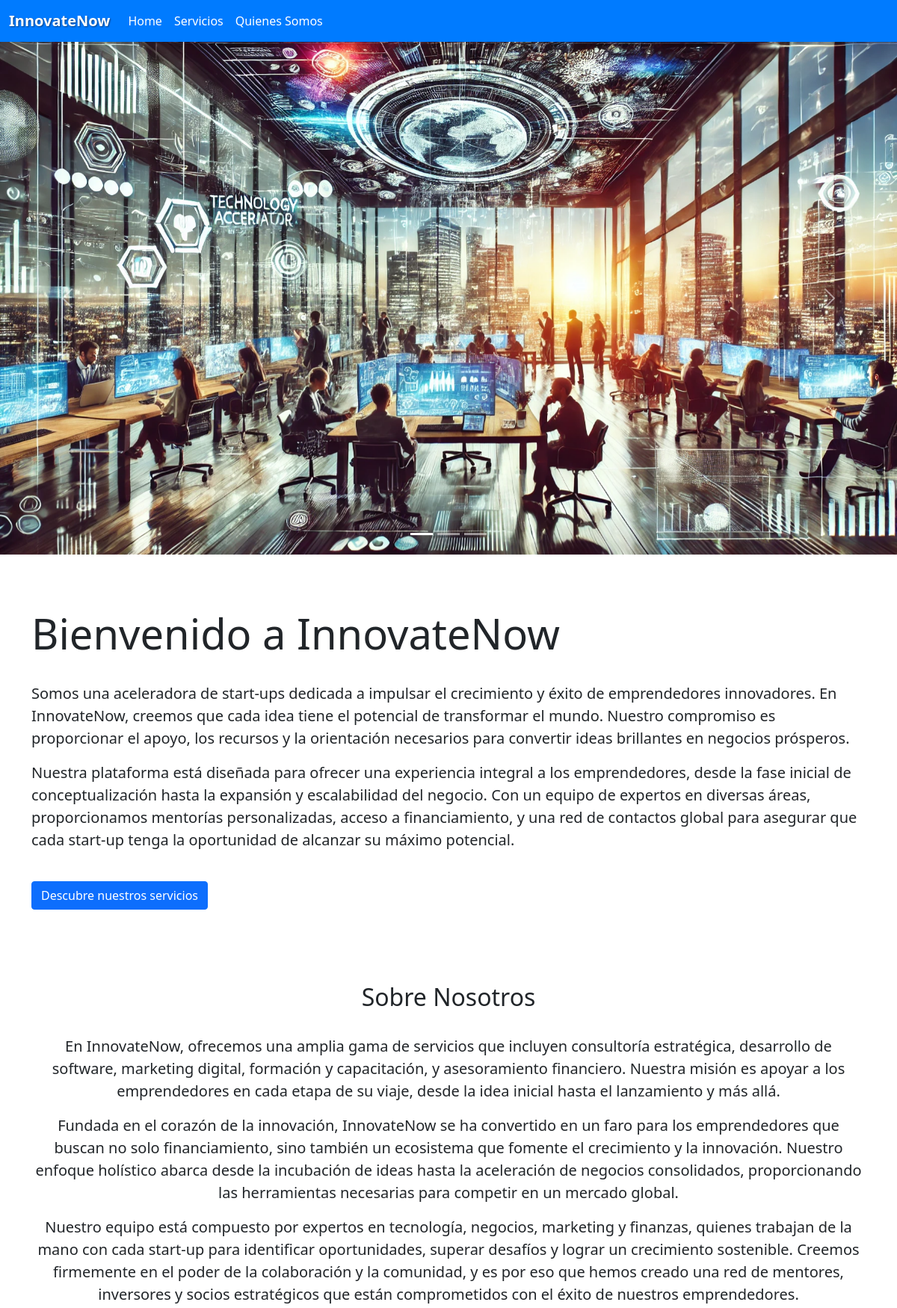
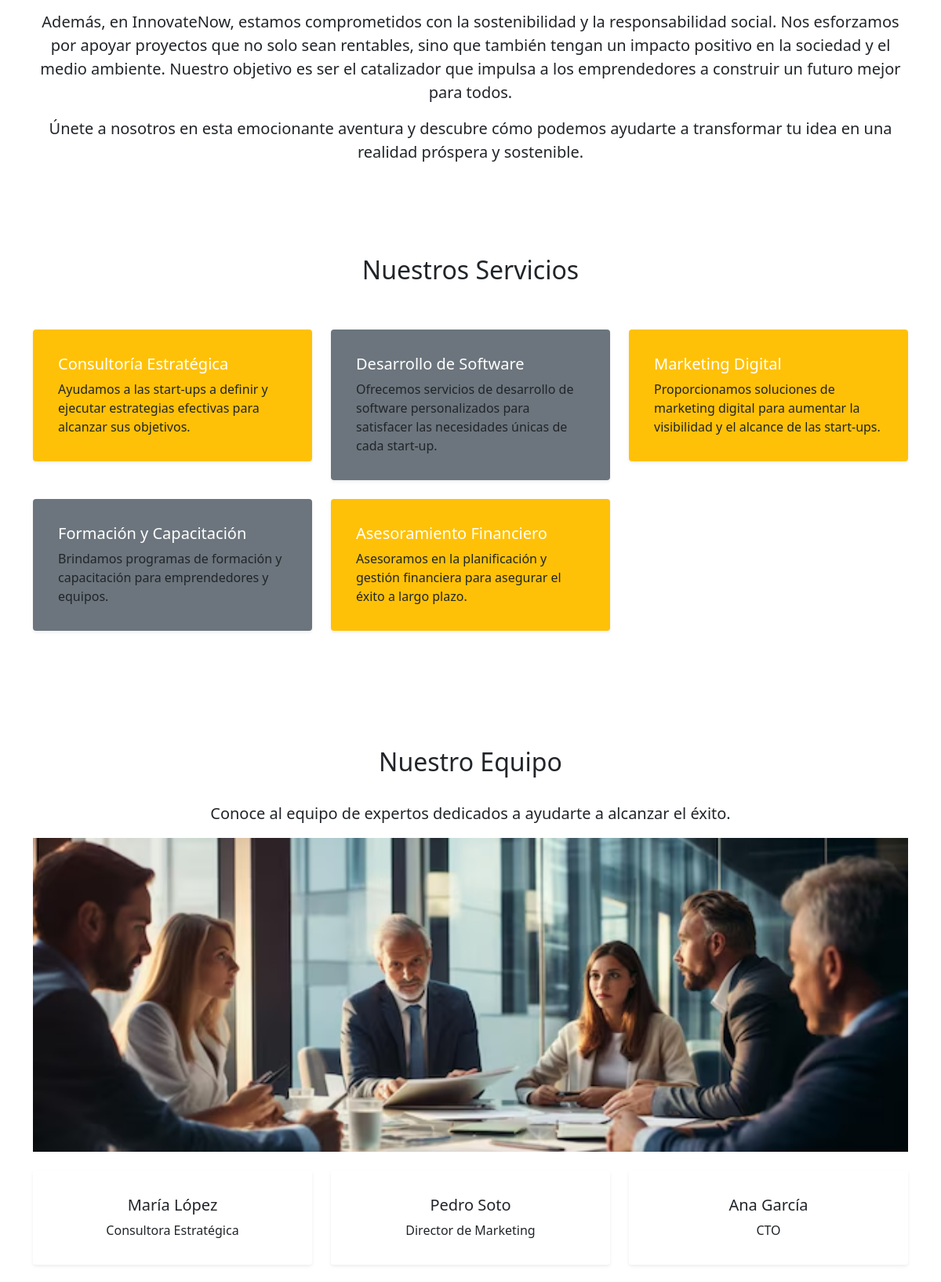
The page /empresa/index (upper part) on the database its author committed (2 pictures, top to bottom).
### empresa/models.py (models this page shows)
class Navbar(models.Model):
    id_navbar = models.AutoField(db_column="idNavbar", primary_key=True)
    nombre = models.CharField(max_length=50)
    url = models.CharField(max_length=100)

### empresa/views.py (the view)
# urls.py: path('index', views.index, name="index"),
def index(request):
    Navbars = Navbar.objects.all()
    context = {
        "Navbars": Navbars
    }
    return render (request, 'empresa/index.html', context)

### empresa/templates/empresa/index.html (shortened to what this page needs)
{% load static %}
<!DOCTYPE html>
<html lang="es">
<head>
    <link href="https://cdn.jsdelivr.net/npm/bootstrap@5.0.2/dist/css/bootstrap.min.css" rel="stylesheet">
    <link rel="stylesheet" href="https://cdnjs.cloudflare.com/ajax/libs/bootstrap-icons/1.8.1/font/bootstrap-icons.min.css">
    <link href="{% static 'css/index.css' %}" rel="stylesheet">
</head>
<body>
    {% load static %}
    <nav class="navbar navbar-expand-lg navbar-custom">
        <div class="container-fluid">
            <a class="navbar-brand" href="index">InnovateNow</a>
            <div class="collapse navbar-collapse" id="navbarNav">
                <ul class="navbar-nav">
                    {% for Navbar in Navbars %}
                    <li class="nav-item">
                        <a class="nav-link" href="{{ Navbar.url }}">{{ Navbar.nombre }}</a>
                    </li>
                    {% endfor %}
                </ul>
            </div>
        </div>
    </nav>
    <div id="carouselExampleIndicators" class="carousel slide" data-bs-ride="carousel">
        <div class="carousel-indicators">
            <button type="button" data-bs-target="#carouselExampleIndicators" data-bs-slide-to="0" class="active" aria-current="true" aria-label="Slide 1"></button>
            <button type="button" data-bs-target="#carouselExampleIndicators" data-bs-slide-to="1" aria-label="Slide 2"></button>
            <button type="button" data-bs-target="#carouselExampleIndicators" data-bs-slide-to="2" aria-label="Slide 3"></button>
        </div>
        <div class="carousel-inner">
            <div class="carousel-item active">
                <img src="{% static 'imagenes/fondo.png' %}" class="d-block w-100" alt="foto X">
            </div>
        </div>
        <button class="carousel-control-prev" type="button" data-bs-target="#carouselExampleIndicators" data-bs-slide="prev">
            <span class="carousel-control-prev-icon" aria-hidden="true"></span>
        </button>
        <button class="carousel-control-next" type="button" data-bs-target="#carouselExampleIndicators" data-bs-slide="next">
            <span class="carousel-control-next-icon" aria-hidden="true"></span>
        </button>
    </div>
    <header class="hero-section">
        <div class="container content">
            <br><br><br>
            <h1 class="display-4">Bienvenido a InnovateNow</h1><br>
            <p class="lead">Somos una aceleradora de start-ups dedicada a impulsar el crecimiento y éxito de emprendedores innovadores. En InnovateNow, creemos que cada idea tiene el potencial de transformar el mundo. Nuestro compromiso es proporcionar el apoyo, los recursos y la orientación necesarios para convertir ideas brillantes en negocios prósperos.</p>
            <p class="lead">Nuestra plataforma está diseñada para ofrecer una experiencia integral a los emprendedores, desde la fase inicial de conceptualización hasta la expansión y escalabilidad del negocio. Con un equipo de expertos en diversas áreas, proporcionamos mentorías personalizadas, acceso a financiamiento, y una red de contactos global para asegurar que cada start-up tenga la oportunidad de alcanzar su máximo potencial.</p>
           <br> <a href="#services" class="btn btn-primary">Descubre nuestros servicios</a>
        </div>
    </header>
    <main class="container my-5">
        <section id="about" class="feature text-center">
            <h2>Sobre Nosotros</h2><br>
            <p class="lead">En InnovateNow, ofrecemos una amplia gama de servicios que incluyen consultoría estratégica, desarrollo de software, marketing digital, formación y capacitación, y asesoramiento financiero. Nuestra misión es apoyar a los emprendedores en cada etapa de su viaje, desde la idea inicial hasta el lanzamiento y más allá.</p>
            <p class="lead">Fundada en el corazón de la innovación, InnovateNow se ha convertido en un faro para los emprendedores que buscan no solo financiamiento, sino también un ecosistema que fomente el crecimiento y la innovación. Nuestro enfoque holístico abarca desde la incubación de ideas hasta la aceleración de negocios consolidados, proporcionando las herramientas necesarias para competir en un mercado global.</p>
            <p class="lead">Nuestro equipo está compuesto por expertos en tecnología, negocios, marketing y finanzas, quienes trabajan de la mano con cada start-up para identificar oportunidades, superar desafíos y lograr un crecimiento sostenible. Creemos firmemente en el poder de la colaboración y la comunidad, y es por eso que hemos creado una red de mentores, inversores y socios estratégicos que están comprometidos con el éxito de nuestros emprendedores.</p>
            <p class="lead">Además, en InnovateNow, estamos comprometidos con la sostenibilidad y la responsabilidad social. Nos esforzamos por apoyar proyectos que no solo sean rentables, sino que también tengan un impacto positivo en la sociedad y el medio ambiente. Nuestro objetivo es ser el catalizador que impulsa a los emprendedores a construir un futuro mejor para todos.</p>
            <p class="lead">Únete a nosotros en esta emocionante aventura y descubre cómo podemos ayudarte a transformar tu idea en una realidad próspera y sostenible.</p>
        </section>
        <section id="services" class="feature">
            <h2 class="text-center">Nuestros Servicios</h2><br><br>
            <div class="row">
                <div class="col-md-4">
                    <div class="card mb-4 shadow-sm bg-warning">
                        <div class="card-body">
                            <h5 class="card-title text-white">Consultoría Estratégica</h5>
                            <p class="card-text">Ayudamos a las start-ups a definir y ejecutar estrategias efectivas para alcanzar sus objetivos.</p>
                        </div>
                    </div>
                </div>
                <div class="col-md-4">
                    <div class="card mb-4 shadow-sm bg-secondary">
                        <div class="card-body">
                            <h5 class="card-title text-white">Desarrollo de Software</h5>
                            <p class="card-text">Ofrecemos servicios de desarrollo de software personalizados para satisfacer las necesidades únicas de cada start-up.</p>
                        </div>
                    </div>
                </div>
                <div class="col-md-4">
                    <div class="card mb-4 card mb-4 shadow-sm bg-warning">
                        <div class="card-body">
                            <h5 class="card-title text-white">Marketing Digital</h5>
                            <p class="card-text">Proporcionamos soluciones de marketing digital para aumentar la visibilidad y el alcance de las start-ups.</p>
                        </div>
                    </div>
                </div>
                <div class="col-md-4">
                    <div class="card mb-4 shadow-sm bg-secondary">
                        <div class="card-body">
                            <h5 class="card-title text-white">Formación y Capacitación</h5>
                            <p class="card-text">Brindamos programas de formación y capacitación para emprendedores y equipos.</p>
                        </div>
                    </div>
                </div>
                <div class="col-md-4">
                    <div class="card mb-4 shadow-sm bg-warning">
                        <div class="card-body">
                            <h5 class="card-title text-white">Asesoramiento Financiero</h5>
                            <p class="card-text">Asesoramos en la planificación y gestión financiera para asegurar el éxito a largo plazo.</p>
                        </div>
                    </div>
                </div>
            </div>
        </section>
        <section id="team" class="feature text-center"><br>
            <h2>Nuestro Equipo</h2><br>
            <p class="lead">Conoce al equipo de expertos dedicados a ayudarte a alcanzar el éxito.</p>
            <div class="team-image">
                <img src="{% static 'imagenes/equipo.avif' %}" alt="Equipo InnovateNow"><br><br>
            </div>
            <div class="row">
                <div class="col-md-4">
                    <div class="card mb-4 shadow-sm">
                        <div class="card-body">
                            <h5 class="card-title">María López</h5>
                            <p class="card-text">Consultora Estratégica</p>
                        </div>
                    </div>
                </div>
                <div class="col-md-4">
                    <div class="card mb-4 shadow-sm">
                        <div class="card-body">
                            <h5 class="card-title">Pedro Soto</h5>
                            <p class="card-text">Director de Marketing</p>
                        </div>
                    </div>
                </div>
                <div class="col-md-4">
                    <div class="card mb-4 shadow-sm">
                        <div class="card-body">
                            <h5 class="card-title">Ana García</h5>
                            <p class="card-text">CTO</p>
                        </div>
                    </div>
                </div>
            </div>
        </section>
        <br><br>
        <br><br><br><br><br>
    </main>
    <br><br><br>
</body>
</html>

### empresa/static/css/index.css (style rules this page uses)
.navbar-custom { background-color: #007bff; }
.navbar-custom .navbar-brand { color: white; font-weight: bold; text-shadow: 1px 1px 2px rgba(0, 0, 0, 0.5); }
.navbar-custom .nav-link { color: white; }
.feature { padding: 50px 0; }
.card { border: none; }
.card-body { padding: 2rem; }
.bg-secondary { background-color: #6c757d !important; }
.bg-warning { background-color: #ffc107 !important; }
.carousel-item img { width: 100%; height: auto; max-height: 900px; object-fit: cover; }
.team-image img { width: 100%; height: auto; max-height: 400px; object-fit: cover; object-position: 0 40%; }

### rows shown on the page
Navbar: nombre "Home"
Navbar: nombre "Servicios"
Navbar: nombre "Quienes Somos"
